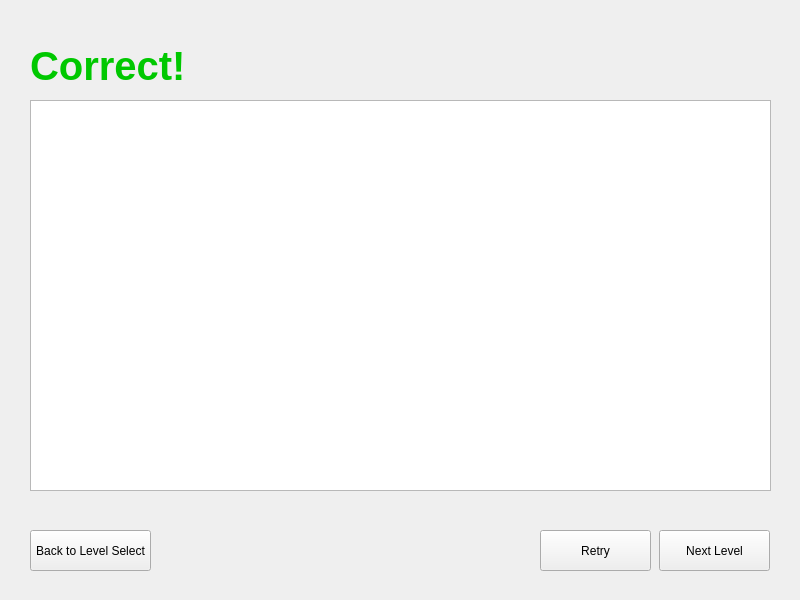
<?xml version="1.0" encoding="UTF-8"?>
<ui version="4.0">
 <class>AnswerPage</class>
 <widget class="QWidget" name="AnswerPage">
  <property name="geometry">
   <rect>
    <x>0</x>
    <y>0</y>
    <width>800</width>
    <height>600</height>
   </rect>
  </property>
  <property name="windowTitle">
   <string>Form</string>
  </property>
  <widget class="QLabel" name="answerLabel">
   <property name="geometry">
    <rect>
     <x>30</x>
     <y>40</y>
     <width>211</width>
     <height>51</height>
    </rect>
   </property>
   <property name="font">
    <font>
     <pointsize>30</pointsize>
     <bold>true</bold>
    </font>
   </property>
   <property name="styleSheet">
    <string notr="true">color: rgb(0, 200, 0);</string>
   </property>
   <property name="text">
    <string>Correct!</string>
   </property>
  </widget>
  <widget class="QTextEdit" name="descriptionBox">
   <property name="geometry">
    <rect>
     <x>30</x>
     <y>100</y>
     <width>741</width>
     <height>391</height>
    </rect>
   </property>
   <property name="font">
    <font>
     <pointsize>16</pointsize>
    </font>
   </property>
   <property name="readOnly">
    <bool>true</bool>
   </property>
  </widget>
  <widget class="QPushButton" name="nextLevelButton">
   <property name="geometry">
    <rect>
     <x>659</x>
     <y>530</y>
     <width>111</width>
     <height>41</height>
    </rect>
   </property>
   <property name="text">
    <string>Next Level</string>
   </property>
  </widget>
  <widget class="QPushButton" name="retryButton">
   <property name="geometry">
    <rect>
     <x>540</x>
     <y>530</y>
     <width>111</width>
     <height>41</height>
    </rect>
   </property>
   <property name="text">
    <string>Retry</string>
   </property>
  </widget>
  <widget class="QPushButton" name="levelsButton">
   <property name="geometry">
    <rect>
     <x>30</x>
     <y>530</y>
     <width>121</width>
     <height>41</height>
    </rect>
   </property>
   <property name="text">
    <string>Back to Level Select</string>
   </property>
  </widget>
 </widget>
 <resources/>
 <connections/>
</ui>
